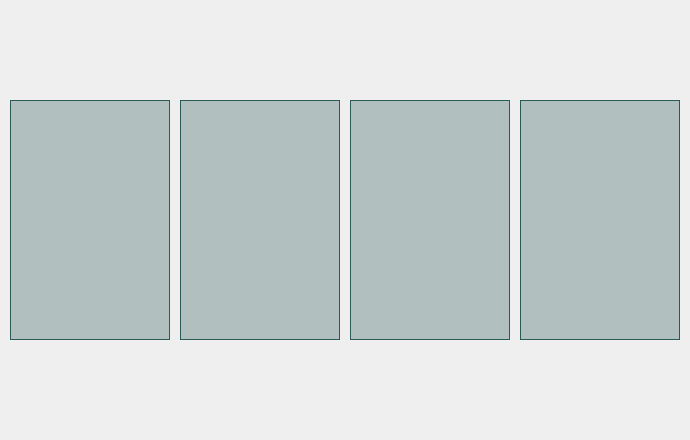
      <widget class="QWidget" name="page">
       <property name="styleSheet">
        <string notr="true"/>
       </property>
       <layout class="QGridLayout" name="gridLayout_2">
        <property name="leftMargin">
         <number>0</number>
        </property>
        <property name="topMargin">
         <number>90</number>
        </property>
        <property name="rightMargin">
         <number>0</number>
        </property>
        <property name="bottomMargin">
         <number>90</number>
        </property>
        <property name="spacing">
         <number>0</number>
        </property>
        <item row="0" column="0">
         <widget class="QGroupBox" name="groupBox_3">
          <property name="maximumSize">
           <size>
            <width>1000</width>
            <height>16777215</height>
           </size>
          </property>
          <property name="styleSheet">
           <string notr="true">QGroupBox
{
border-style:none;
}</string>
          </property>
          <property name="title">
           <string/>
          </property>
          <layout class="QHBoxLayout" name="horizontalLayout_2">
           <property name="spacing">
            <number>10</number>
           </property>
           <property name="leftMargin">
            <number>10</number>
           </property>
           <property name="topMargin">
            <number>10</number>
           </property>
           <property name="rightMargin">
            <number>10</number>
           </property>
           <property name="bottomMargin">
            <number>10</number>
           </property>
           <item>
            <widget class="QPushButton" name="bpp_view_button">
             <property name="minimumSize">
              <size>
               <width>160</width>
               <height>240</height>
              </size>
             </property>
             <property name="maximumSize">
              <size>
               <width>240</width>
               <height>360</height>
              </size>
             </property>
             <property name="toolTip">
              <string>&lt;html&gt;&lt;head/&gt;&lt;body&gt;&lt;p&gt;&lt;span style=&quot; font-size:20pt;&quot;&gt;2D Bin Packing Problem&lt;/span&gt;&lt;/p&gt;&lt;/body&gt;&lt;/html&gt;</string>
             </property>
             <property name="styleSheet">
              <string notr="true">  QPushButton {
	 background-color: rgba(41, 90, 86, 80);
	  border-color: rgb(41, 90, 86);
      border-style:solid;
      border-width:1px;
      font:  24px; 
	  color: rgb(41, 90, 86);
  }
  QPushButton:hover:!pressed {
	 background-color: rgba(167, 206, 151,120);
	  border-color: rgba(41, 90, 86,164);
      border-style:solid;
  }</string>
             </property>
             <property name="text">
              <string/>
             </property>
             <property name="icon">
              <iconset>
               <normalon>:/icons/app_icons/bpp.png</normalon>
              </iconset>
             </property>
             <property name="iconSize">
              <size>
               <width>160</width>
               <height>160</height>
              </size>
             </property>
            </widget>
           </item>
           <item>
            <widget class="QPushButton" name="settings_button">
             <property name="minimumSize">
              <size>
               <width>160</width>
               <height>240</height>
              </size>
             </property>
             <property name="maximumSize">
              <size>
               <width>240</width>
               <height>360</height>
              </size>
             </property>
             <property name="toolTip">
              <string>&lt;html&gt;&lt;head/&gt;&lt;body&gt;&lt;p&gt;&lt;span style=&quot; font-size:20pt;&quot;&gt;Settings&lt;/span&gt;&lt;/p&gt;&lt;/body&gt;&lt;/html&gt;</string>
             </property>
             <property name="styleSheet">
              <string notr="true">  QPushButton {
	 background-color: rgba(41, 90, 86, 80);
	  border-color: rgb(41, 90, 86);
      border-style:solid;
      border-width:1px;
      font:  24px; 
	  color: rgb(41, 90, 86);
  }
  QPushButton:hover:!pressed {
	 background-color: rgba(167, 206, 151,120);
	  border-color: rgba(41, 90, 86,164);
      border-style:solid;
  }</string>
             </property>
             <property name="text">
              <string/>
             </property>
             <property name="icon">
              <iconset>
               <normalon>:/icons/app_icons/settings.png</normalon>
              </iconset>
             </property>
             <property name="iconSize">
              <size>
               <width>140</width>
               <height>140</height>
              </size>
             </property>
            </widget>
           </item>
           <item>
            <widget class="QPushButton" name="help_button">
             <property name="minimumSize">
              <size>
               <width>160</width>
               <height>240</height>
              </size>
             </property>
             <property name="maximumSize">
              <size>
               <width>240</width>
               <height>360</height>
              </size>
             </property>
             <property name="toolTip">
              <string>&lt;html&gt;&lt;head/&gt;&lt;body&gt;&lt;p&gt;&lt;span style=&quot; font-size:20pt;&quot;&gt;Help&lt;/span&gt;&lt;/p&gt;&lt;/body&gt;&lt;/html&gt;</string>
             </property>
             <property name="styleSheet">
              <string notr="true">  QPushButton {
	 background-color: rgba(41, 90, 86, 80);
	  border-color: rgb(41, 90, 86);
      border-style:solid;
      border-width:1px;
      font:  24px; 
	  color: rgb(41, 90, 86);
  }
  QPushButton:hover:!pressed {
	 background-color: rgba(167, 206, 151,120);
	  border-color: rgba(41, 90, 86,164);
      border-style:solid;
  }</string>
             </property>
             <property name="text">
              <string/>
             </property>
             <property name="icon">
              <iconset>
               <normalon>:/icons/app_icons/help.png</normalon>
              </iconset>
             </property>
             <property name="iconSize">
              <size>
               <width>140</width>
               <height>140</height>
              </size>
             </property>
            </widget>
           </item>
           <item>
            <widget class="QPushButton" name="exit_button">
             <property name="minimumSize">
              <size>
               <width>160</width>
               <height>240</height>
              </size>
             </property>
             <property name="maximumSize">
              <size>
               <width>240</width>
               <height>360</height>
              </size>
             </property>
             <property name="toolTip">
              <string>&lt;html&gt;&lt;head/&gt;&lt;body&gt;&lt;p&gt;&lt;span style=&quot; font-size:20pt;&quot;&gt;Exit&lt;/span&gt;&lt;/p&gt;&lt;/body&gt;&lt;/html&gt;</string>
             </property>
             <property name="styleSheet">
              <string notr="true">  QPushButton {
	 background-color: rgba(41, 90, 86, 80);
	  border-color: rgb(41, 90, 86);
      border-style:solid;
      border-width:1px;
      font:  24px; 
	  color: rgb(41, 90, 86);
  }
  QPushButton:hover:!pressed {
	 background-color: rgba(167, 206, 151,120);
	  border-color: rgba(41, 90, 86,164);
      border-style:solid;
  }</string>
             </property>
             <property name="text">
              <string/>
             </property>
             <property name="icon">
              <iconset>
               <normalon>:/icons/app_icons/exit.png</normalon>
              </iconset>
             </property>
             <property name="iconSize">
              <size>
               <width>130</width>
               <height>130</height>
              </size>
             </property>
            </widget>
           </item>
          </layout>
         </widget>
        </item>
       </layout>
      </widget>
